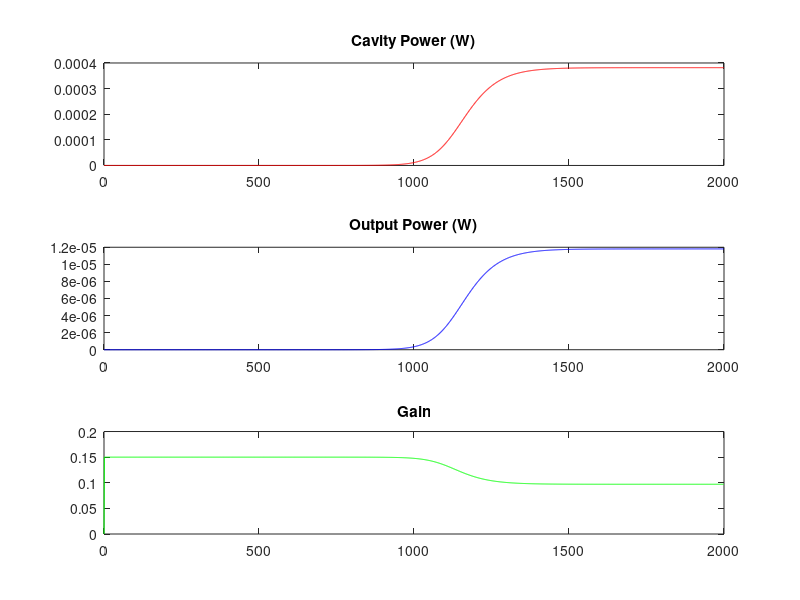

Reproduce this figure in MATLAB.
clear all
format short

%Modeling the power buildup of a nd:YAG solid state laser operating at
%946nm with uniform active gain of g (m-1), logarithmic cavity loss gamma
%(m-1), optical coupler efficiencies R1 and R2 and initial power Pi

%global variables
go=0.15;
l=0.22;
gamma=5e-3;
R1=0.99;
R2=0.97;
tau=230e-6;
h=6.626e-34;
v=3e8/(946e-9);
P(1)=h*v/tau;
Ps=0.0014;

%Initiate loop
n=1;

%Calculate Cavity power as a function of roundtrips

while n<2000
    g(n+1)=go/(1+2*(P(n)/Ps));
    P(n+1)=P(n)*(R2*R1*exp((g(n+1)-gamma)*2*l));
    Pout(n+1)=P(n)*(1-R2)*(R1*exp((g(n+1)-gamma)*2*l));
    k(n+1)=n;
    n=n+1;
end

figure(1)
subplot(3,1,1)
plot(k,P,'r')
title('Cavity Power (W)')
subplot(3,1,2)
plot(k,Pout,'b')
title('Output Power (W)')
subplot(3,1,3)
plot(k,g,'g')
title('Gain')
